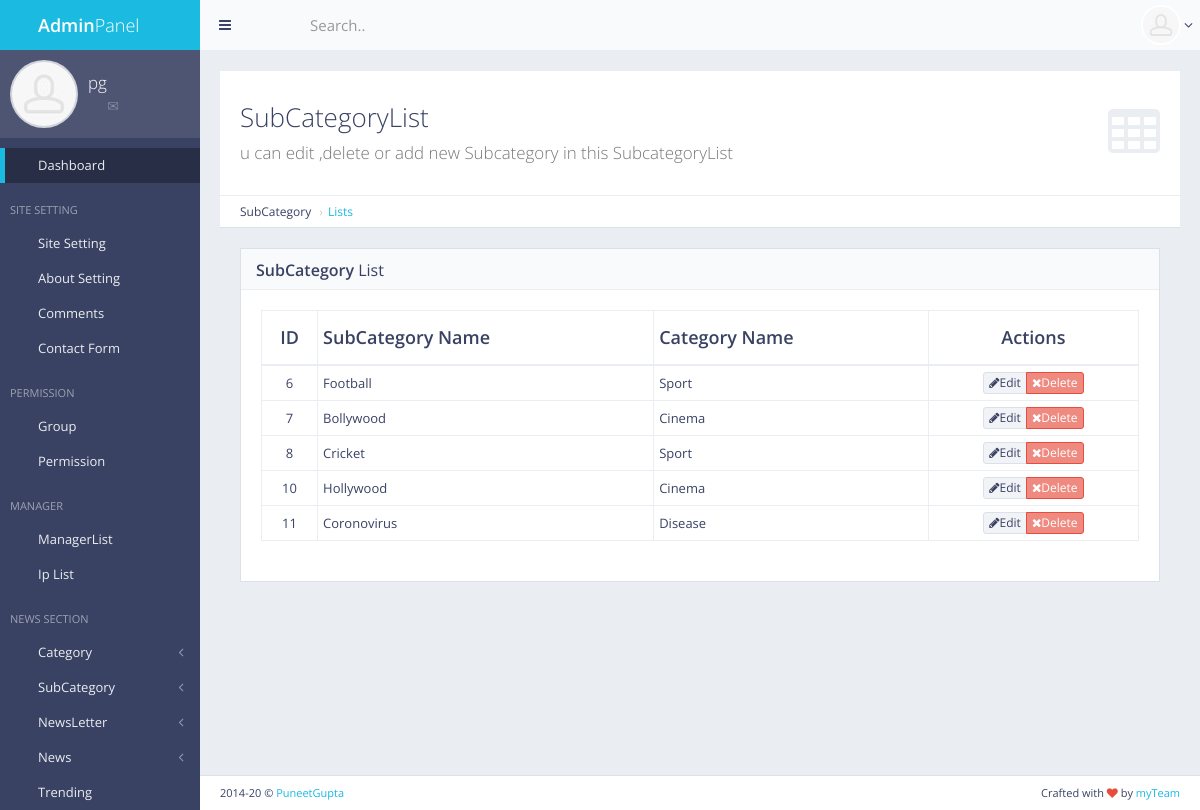
The app's page /panel/subcategory/list/ (signed in) with its own data.
### subcat/models.py (models this page shows, shortened)
class SubCat(models.Model):
    subcatName = models.CharField(max_length=300)
    catName = models.CharField(max_length=300)
    catId = models.IntegerField(default=0)

### subcat/views.py (the view)
# urls.py: url(r'^panel/subcategory/list/$', views.subcat_list, name='subcat_list'),
def subcat_list(request):
    if not request.user.is_authenticated:
        return redirect('mylogin')
    subcat = SubCat.objects.all()
    return render(request,'back/subcat_list.html',{'subcat':subcat})

### main/templatetags/extra_auth.py (called while the page is built)
@register.filter(name = "has_group")
def has_group(user,gname):
    return user.groups.filter(name=gname).exists()

### main/templates/back/subcat_list.html (shortened to what this page needs)
{% extends 'back/master.html' %}
{% load static %}
{% block mainblock %}
<div id="page-content">
    <div class="content-header">
        <div class="header-section">
            <h1>
                <i class="fa fa-table"></i>SubCategoryList<br><small>u can edit ,delete or add new Subcategory in this
                    SubcategoryList</small>
            </h1>
        </div>
    </div>
    <ul class="breadcrumb breadcrumb-top">
        <li>SubCategory</li>
        <li><a href="/panel/subcategory/list">Lists</a></li>
    </ul>
    <div class="block full">
        <div class="block-title">
            <h2><strong>SubCategory</strong> List</h2>
        </div>
        <div class="table-responsive">
            <table id="example-datatable" class="table table-vcenter table-condensed table-bordered">
                <thead>
                    <tr>
                        <th class="text-center">ID</th>
                        <th>SubCategory Name</th>
                        <th>Category Name</th>
                        <th class="text-center">Actions</th>
                    </tr>
                </thead>
                <tbody>
                    {% for c in subcat %}
                    <tr>
                        <td class="text-center">{{c.pk}}</td>
                        <td>{{c.subcatName}}</td>
                        <td>{{c.catName}}</td>
                        <td class="text-center">
                            <div class="btn-group">
                                <a href="#" data-toggle="tooltip" title="Edit"
                                    class="btn btn-xs btn-default"><i class="fa fa-pencil"></i>Edit</a>
                                <a href="#" data-toggle="tooltip" title="Delete"
                                    class="btn btn-xs btn-danger"><i class="fa fa-times"></i>Delete</a>
                            </div>
                        </td>
                    </tr>
                    {% endfor %}
                </tbody>
            </table>
        </div>
    </div>
</div>
{% endblock %}

### main/templates/back/master.html (shortened to what this page needs)
<!DOCTYPE html>
{% load static %}
{% load extra_auth %}
{% if user.is_authenticated %}
<html class="no-js" lang="en">
<head>
    <link rel="stylesheet" href="{%static 'back/css/bootstrap.min.css'%}">
    <link rel="stylesheet" href="{%static 'back/css/plugins.css'%}">
    <link rel="stylesheet" href="{%static 'back/css/main.css'%}">
    <link rel="stylesheet" href="{%static 'back/css/themes.css'%}">
    <link rel="stylesheet" type="text/css" href="{%static 'front/css/myfile.css'%}">
</head>
<body>
    <div id="page-wrapper">
        <div id="page-container" class="sidebar-partial sidebar-visible-lg sidebar-no-animations">
            <div id="sidebar">
                <div id="sidebar-scroll">
                    <div class="sidebar-content">
                        <a href="/panel" class="sidebar-brand">
                            <i class="gi gi-flash"></i><span
                                class="sidebar-nav-mini-hide"><strong>Admin</strong>Panel</span>
                        </a>
                        <div class="sidebar-section sidebar-user clearfix sidebar-nav-mini-hide">
                            <div class="sidebar-user-avatar">
                                <a href="page_ready_user_profile.html">
                                    <img src="img/placeholders/avatars/avatar2.jpg" alt="avatar">
                                </a>
                            </div>
                            <div class="sidebar-user-name">{{request.user}}</div>
                            <div class="sidebar-user-links">
                                <a href="page_ready_user_profile.html" data-toggle="tooltip" data-placement="bottom"
                                    title="Profile"><i class="gi gi-user"></i></a>
                                <a href="page_ready_inbox.html" data-toggle="tooltip" data-placement="bottom"
                                    title="Messages"><i class="gi gi-envelope"></i></a>
                                <a href="/panel/change/pass" class="enable-tooltip" data-placement="bottom"
                                    title="Reset Password"><i class="gi gi-cogwheel"></i></a>
                                <a href="/logout" data-toggle="tooltip" data-placement="bottom" title="Logout"><i
                                        class="gi gi-exit"></i></a>
                            </div>
                        </div>
                        <ul class="sidebar-nav" data-toggle="tooltip">
                            {% if perms.main.master_user %}
                            <li>
                                <a href="/panel" class=" active"><i class="gi gi-stopwatch sidebar-nav-icon"></i><span
                                        class="sidebar-nav-mini-hide">Dashboard</span></a>
                            </li>
                            {% endif %}
                            {% if request.user|has_group:"masteruser" %}
                            <li class="sidebar-header">
                                <span class="sidebar-header-options clearfix"><a href="/panel/setting/"
                                        data-toggle="tooltip" title="Quick Settings"><i
                                            class="gi gi-settings"></i></a></span>
                                <span class="sidebar-header-title">site Setting</span>
                            </li>
                            <li>
                                <a href="/panel/setting/"><i
                                        class="gi gi-show_big_thumbnails sidebar-nav-icon"></i><span
                                        class="sidebar-nav-mini-hide">Site Setting</span></a>
                                <a href="/panel/about/setting/"><i
                                        class="gi gi-show_big_thumbnails sidebar-nav-icon"></i><span
                                        class="sidebar-nav-mini-hide">About Setting</span></a>
                                <a href="/panel/comments/list"><i
                                        class="gi gi-show_big_thumbnails sidebar-nav-icon"></i><span
                                        class="sidebar-nav-mini-hide">Comments</span></a>
                                <a href="/panel/contactform/"><i
                                        class="gi gi-show_big_thumbnails sidebar-nav-icon"></i><span
                                        class="sidebar-nav-mini-hide">Contact Form</span></a>
                            </li>
                            <li class="sidebar-header">
                                <span class="sidebar-header-title">Permission</span>
                            </li>
                            <li>
                            <li>
                                <a href="/panel/manager/group"><i
                                        class="gi gi-show_big_thumbnails sidebar-nav-icon"></i><span
                                        class="sidebar-nav-mini-hide">Group</span></a>
                            </li>
                            <li>
                                <a href="/panel/manager/perms"><i
                                        class="gi gi-show_big_thumbnails sidebar-nav-icon"></i><span
                                        class="sidebar-nav-mini-hide">Permission</span></a>
                            </li>
                            <li class="sidebar-header">
                                <span class="sidebar-header-title">Manager</span>
                            </li>
                            <li>
                            <li>
                                <a href="/panel/manager/list"><i
                                        class="gi gi-show_big_thumbnails sidebar-nav-icon"></i><span
                                        class="sidebar-nav-mini-hide">ManagerList</span></a>
                                <a href="/panel/ip/list"><i
                                        class="gi gi-show_big_thumbnails sidebar-nav-icon"></i><span
                                        class="sidebar-nav-mini-hide">Ip List</span></a>
                            </li>
                            {% endif %}
                            <li class="sidebar-header">
                                <span class="sidebar-header-title">News Section</span>
                            </li>
                            {% if request.user|has_group:"masteruser" %}
                            <li>
                            <li>
                                <a href="#" class="sidebar-nav-menu"><i
                                        class="fa fa-angle-left sidebar-nav-indicator sidebar-nav-mini-hide"></i><i
                                        class="gi gi-show_big_thumbnails sidebar-nav-icon"></i><span
                                        class="sidebar-nav-mini-hide">Category</span></a>
                            </li>
                            <li>
                                <a href="#" class="sidebar-nav-menu"><i
                                        class="fa fa-angle-left sidebar-nav-indicator sidebar-nav-mini-hide"></i><i
                                        class="gi gi-show_big_thumbnails sidebar-nav-icon"></i><span
                                        class="sidebar-nav-mini-hide">SubCategory</span></a>
                            </li>
                            <li>
                                <a href="#" class="sidebar-nav-menu"><i
                                        class="fa fa-angle-left sidebar-nav-indicator sidebar-nav-mini-hide"></i><i
                                        class="gi gi-show_big_thumbnails sidebar-nav-icon"></i><span
                                        class="sidebar-nav-mini-hide">NewsLetter</span></a>
                            </li>
                            {% endif %}
                            <li>
                                <a href="#" class="sidebar-nav-menu"><i
                                        class="fa fa-angle-left sidebar-nav-indicator sidebar-nav-mini-hide"></i><i
                                        class="gi gi-show_big_thumbnails sidebar-nav-icon"></i><span
                                        class="sidebar-nav-mini-hide">News</span></a>
                            </li>
                            {% if request.user|has_group:"masteruser" %}
                            <li>
                                <a href="/panel/trending/add"><i
                                        class="gi gi-show_big_thumbnails sidebar-nav-icon"></i><span
                                        class="sidebar-nav-mini-hide">Trending</span></a>
                            </li>
                            {% endif %}
                        </ul>
                    </div>
                </div>
            </div>
            <div id="main-container">
                <header class="navbar navbar-default">
                    <ul class="nav navbar-nav-custom">
                        <li>
                            <a href="#" onclick="App.sidebar('toggle-sidebar');this.blur();">
                                <i class="fa fa-bars fa-fw"></i>
                            </a>
                        </li>
                        <li class="dropdown">
                            <a href="#" class="dropdown-toggle" data-toggle="dropdown">
                                <i class="gi gi-settings"></i>
                            </a>
                        </li>
                    </ul>
                    <form action="page_ready_search_results.html" method="post" class="navbar-form-custom">
                        <div class="form-group">
                            <input type="text" id="top-search" name="top-search" class="form-control"
                                placeholder="Search..">
                        </div>
                    </form>
                    <ul class="nav navbar-nav-custom pull-right">
                        <li class="dropdown">
                            <a href="#" class="dropdown-toggle" data-toggle="dropdown">
                                <img src="{%static 'back/img/placeholders/avatars/avatar2.jpg' %}"
                                    alt="{{request.user}}"> <i class="fa fa-angle-down"></i>
                            </a>
                        </li>
                    </ul>
                </header>
                <div id="page-content">
                    {% block mainblock %}
                    {%  endblock %}
                </div>
                <footer class="clearfix">
                    <div class="pull-right">
                        Crafted with <i class="fa fa-heart text-danger"></i> by <a href="#" target="_blank">myTeam</a>
                    </div>
                    <div class="pull-left">
                        <span id="year-copy"></span> &copy; <a href="#" target="_blank">PuneetGupta</a>
                    </div>
                </footer>
            </div>
        </div>
    </div>
</body>
</html>
{% else %}
pleasee login
{% endif %}

### records on screen
SubCat: pk "6", subcatName "Football", catName "Sport"
SubCat: pk "7", subcatName "Bollywood", catName "Cinema"
SubCat: pk "8", subcatName "Cricket", catName "Sport"
SubCat: pk "10", subcatName "Hollywood", catName "Cinema"
SubCat: pk "11", subcatName "Coronovirus", catName "Disease"

### other values on screen
{{ request.user }} "pg"
